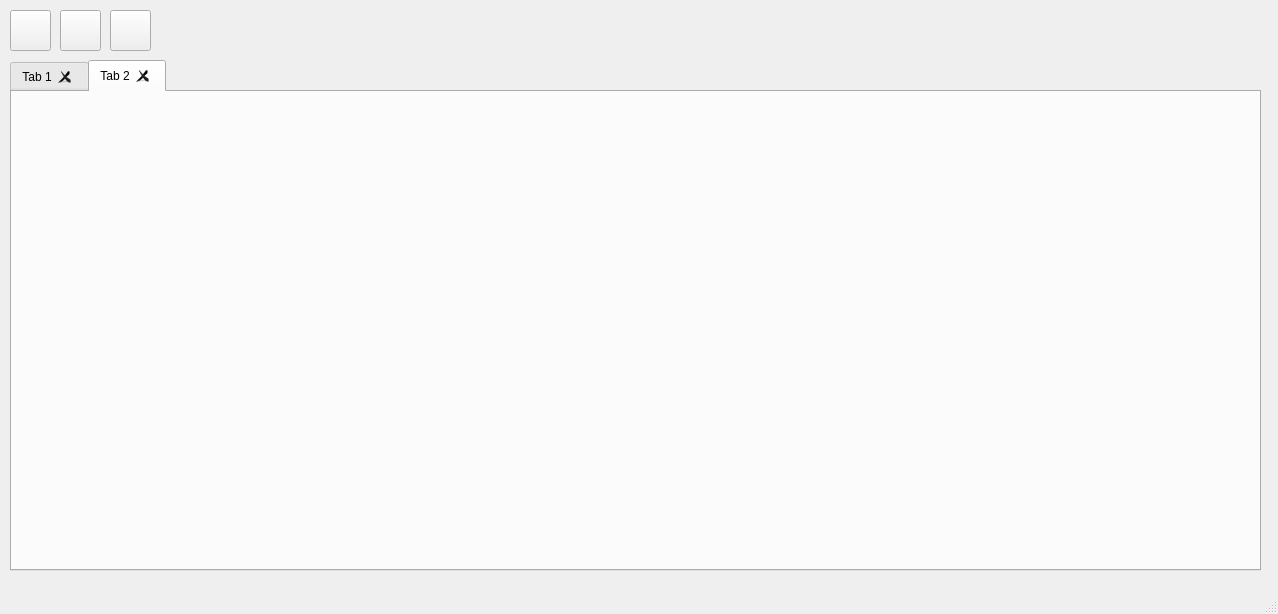
<?xml version="1.0" encoding="UTF-8"?>
<ui version="4.0">
 <class>MainWindow</class>
 <widget class="QMainWindow" name="MainWindow">
  <property name="geometry">
   <rect>
    <x>0</x>
    <y>0</y>
    <width>1278</width>
    <height>614</height>
   </rect>
  </property>
  <property name="windowTitle">
   <string>Yandex Hex</string>
  </property>
  <widget class="QWidget" name="centralwidget">
   <widget class="QPushButton" name="pushButton">
    <property name="geometry">
     <rect>
      <x>10</x>
      <y>10</y>
      <width>41</width>
      <height>41</height>
     </rect>
    </property>
    <property name="text">
     <string/>
    </property>
    <property name="icon">
     <iconset>
      <normaloff>../icons/document.png</normaloff>../icons/document.png</iconset>
    </property>
    <property name="iconSize">
     <size>
      <width>32</width>
      <height>32</height>
     </size>
    </property>
   </widget>
   <widget class="QPushButton" name="pushButton_2">
    <property name="geometry">
     <rect>
      <x>60</x>
      <y>10</y>
      <width>41</width>
      <height>41</height>
     </rect>
    </property>
    <property name="text">
     <string/>
    </property>
    <property name="icon">
     <iconset>
      <normaloff>../icons/folder.png</normaloff>../icons/folder.png</iconset>
    </property>
    <property name="iconSize">
     <size>
      <width>32</width>
      <height>32</height>
     </size>
    </property>
   </widget>
   <widget class="QTabWidget" name="tabWidget">
    <property name="geometry">
     <rect>
      <x>10</x>
      <y>60</y>
      <width>1251</width>
      <height>511</height>
     </rect>
    </property>
    <property name="styleSheet">
     <string notr="true"/>
    </property>
    <property name="currentIndex">
     <number>1</number>
    </property>
    <property name="documentMode">
     <bool>false</bool>
    </property>
    <property name="tabsClosable">
     <bool>true</bool>
    </property>
    <property name="movable">
     <bool>true</bool>
    </property>
    <property name="tabBarAutoHide">
     <bool>false</bool>
    </property>
    <widget class="QWidget" name="tab_3">
     <property name="enabled">
      <bool>false</bool>
     </property>
     <attribute name="title">
      <string>Tab 1</string>
     </attribute>
    </widget>
    <widget class="QWidget" name="tab_4">
     <property name="enabled">
      <bool>false</bool>
     </property>
     <attribute name="title">
      <string>Tab 2</string>
     </attribute>
    </widget>
   </widget>
   <widget class="QPushButton" name="pushButton_3">
    <property name="geometry">
     <rect>
      <x>110</x>
      <y>10</y>
      <width>41</width>
      <height>41</height>
     </rect>
    </property>
    <property name="text">
     <string/>
    </property>
    <property name="icon">
     <iconset>
      <normaloff>../icons/floppy-disk.png</normaloff>../icons/floppy-disk.png</iconset>
    </property>
    <property name="iconSize">
     <size>
      <width>32</width>
      <height>32</height>
     </size>
    </property>
   </widget>
  </widget>
  <widget class="QMenuBar" name="menubar">
   <property name="geometry">
    <rect>
     <x>0</x>
     <y>0</y>
     <width>1278</width>
     <height>21</height>
    </rect>
   </property>
  </widget>
  <widget class="QStatusBar" name="statusbar"/>
 </widget>
 <resources/>
 <connections/>
</ui>
